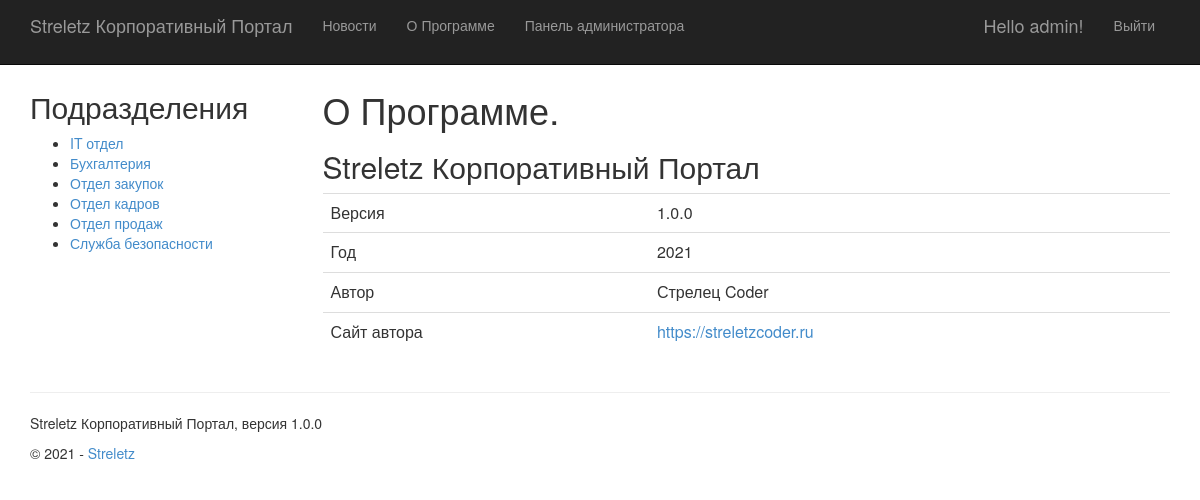
The page /about/ (signed in) on the database its author committed.
### app/models.py (models this page shows, shortened)
class Department(models.Model):
    name = models.CharField(max_length=255, unique=True, verbose_name="Название")
    description = models.TextField(null=True, verbose_name="Описание")
    class Meta:
        verbose_name = "Подразделение"
        verbose_name_plural = "Подразделения"

### app/views.py (the view)
# urls.py: path('about/', views.about, name='about'),
def about(request):
    assert isinstance(request, HttpRequest)
    return render(
        request,
        'app/about.html',
        {
            'title': 'О Программе',
            'message': 'Your application description page.',
            'year': YEAR,
            'author': settings.APP_AUTHOR_NAME,
            'author_site': settings.APP_AUTHOR_SITE,
            'app_name': APP_NAME,
            'version': VERSION
        }
    )

### app/ui_modules/department_menu.py (called while the page is built)
@register.inclusion_tag(
    '../templates/app/ui_modules/department_menu.html')
def department_menu():
    departments = Department.objects.all().order_by('name')
    return {'departments': departments}

### app/templates/app/about.html
{% extends "app/layout.html" %}
{% block content %}
    <h1>{{ title }}.</h1>
    <h2>{{ app_name }}</h2>
    <table class="table table-hover">
        <tr>
            <td>Версия</td>
            <td>{{ version }}</td>
        </tr>
        <tr>
            <td>Год</td>
            <td>{{ year }}</td>
        </tr>
        <tr>
            <td>Автор</td>
            <td>{{ author }}</td>
        </tr>
        <tr>
            <td>Сайт автора</td>
            <td><a href="{{ author_site }}">{{ author_site }}</a></td>
        </tr>
    </table>
{% endblock %}

### app/templates/app/loginpartial.html (shortened to what this page needs)
{% if user.is_authenticated %}
<form id="logoutForm" action="/logout/" method="post" class="navbar-right">
    <ul class="nav navbar-nav navbar-right">
        <li><span class="navbar-brand">Hello {{ user.username }}!</span></li>
        <li><a href="javascript:document.getElementById('logoutForm').submit()">Выйти</a></li>
    </ul>
</form>
{% else %}
<ul class="nav navbar-nav navbar-right">
    <li><a href="{% url 'login' %}">Войти</a></li>
</ul>
{% endif %}

### app/templates/app/ui_modules/department_menu.html
<h2>
    Подразделения
</h2>
<ul>
    {% for d in departments %}
        <li><a href="{% url 'department_content_view' id=d.id %}">{{ d.name }}</a></li>
    {% endfor %}
</ul>

### app/static/app/content/site.css (style rules this page uses)
body { padding-top: 50px; padding-bottom: 20px; }

### rows shown on the page
Department: name "IT отдел"
Department: name "Бухгалтерия"
Department: name "Отдел закупок"
Department: name "Отдел кадров"
Department: name "Отдел продаж"
Department: name "Служба безопасности"

### other values the page prints
{{ app_name }} "Streletz Корпоративный Портал"
{{ user.username }} "admin"
{{ title }} "О Программе"
{{ version }} "1.0.0"
{{ year }} "2021"
{{ author }} "Стрелец Coder"
{{ author_site }} "https://streletzcoder.ru"
